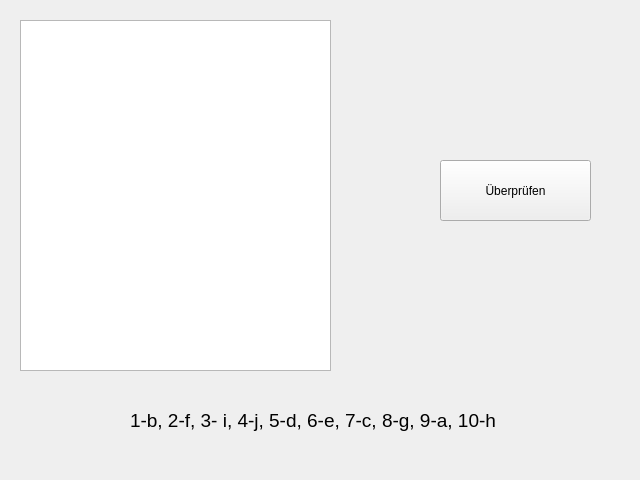
<?xml version="1.0" encoding="UTF-8"?>
<ui version="4.0">
 <class>Form</class>
 <widget class="QWidget" name="Form">
  <property name="geometry">
   <rect>
    <x>0</x>
    <y>0</y>
    <width>640</width>
    <height>480</height>
   </rect>
  </property>
  <property name="windowTitle">
   <string>Form</string>
  </property>
  <widget class="QWidget" name="verticalLayoutWidget">
   <property name="geometry">
    <rect>
     <x>20</x>
     <y>20</y>
     <width>311</width>
     <height>351</height>
    </rect>
   </property>
   <layout class="QVBoxLayout" name="verticalLayout">
    <item>
     <widget class="QTableWidget" name="tableWidget"/>
    </item>
   </layout>
  </widget>
  <widget class="QPushButton" name="pushButton">
   <property name="geometry">
    <rect>
     <x>440</x>
     <y>160</y>
     <width>151</width>
     <height>61</height>
    </rect>
   </property>
   <property name="text">
    <string>Überprüfen</string>
   </property>
  </widget>
  <widget class="QLabel" name="answer_label">
   <property name="geometry">
    <rect>
     <x>130</x>
     <y>400</y>
     <width>391</width>
     <height>41</height>
    </rect>
   </property>
   <property name="font">
    <font>
     <pointsize>14</pointsize>
    </font>
   </property>
   <property name="text">
    <string>1-b, 2-f, 3- i, 4-j, 5-d, 6-e, 7-c, 8-g, 9-a, 10-h</string>
   </property>
  </widget>
 </widget>
 <resources/>
 <connections>
  <connection>
   <sender>pushButton</sender>
   <signal>clicked()</signal>
   <receiver>answer_label</receiver>
   <slot>show()</slot>
   <hints>
    <hint type="sourcelabel">
     <x>515</x>
     <y>190</y>
    </hint>
    <hint type="destinationlabel">
     <x>325</x>
     <y>420</y>
    </hint>
   </hints>
  </connection>
 </connections>
</ui>
